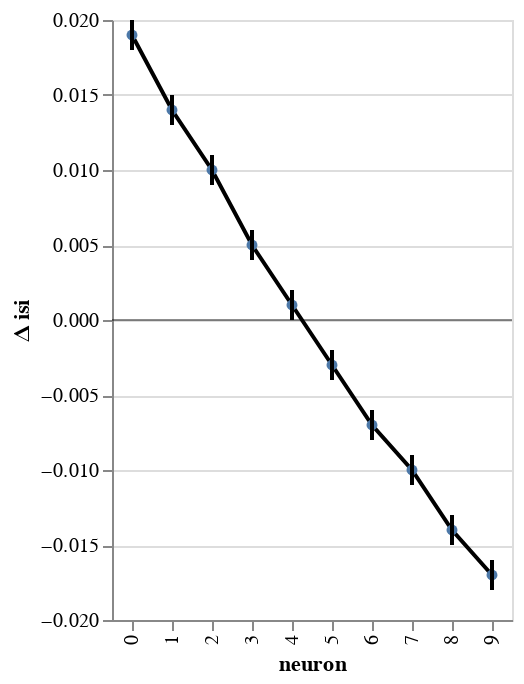

Here is the notebook cell this chart was saved with:
### Code cell
window.plot(x='neuron')

### Figure 1 — Vega-Lite specification as saved in the notebook (floating-point values rounded to 4 significant figures)
{"config": {"view": {"continuousWidth": 400, "continuousHeight": 300}}, "layer": [{"mark": {"type": "line", "clip": true, "color": "black", "fill": null, "point": true}, "encoding": {"x": {"type": "ordinal", "field": "neuron"}, "y": {"type": "quantitative", "axis": {"orient": "left"}, "field": "center interval", "impute": {"value": "value"}}}}, {"mark": {"type": "rule", "color": "black", "opacity": 0.6, "size": 0.1}, "encoding": {"y": {"type": "quantitative", "field": "zero"}}}, {"mark": {"type": "rule", "size": 2}, "encoding": {"x": {"type": "ordinal", "field": "neuron"}, "y": {"type": "quantitative", "axis": {"orient": "left"}, "field": "lower interval", "scale": {"domain": [-0.016, 0.018], "zero": true}, "title": "Δ isi"}, "y2": {"field": "higher interval"}}}], "data": {"name": "data-270c5e249b8a5c6a3ea17d662efab844"}, "$schema": "https://vega.github.io/schema/vega-lite/v4.8.1.json", "datasets": {"data-270c5e249b8a5c6a3ea17d662efab844": [{"neuron": 0, "center interval": 0.019, "Std.Err.": 0.001, "z": 38.48, "p": 0.0, "higher interval": 0.018, "lower interval": 0.02, "zero": 0}, {"neuron": 1, "center interval": 0.014, "Std.Err.": 0.001, "z": 28.59, "p": 0.0, "higher interval": 0.013, "lower interval": 0.015, "zero": 0}, {"neuron": 2, "center interval": 0.01, "Std.Err.": 0.001, "z": 19.59, "p": 0.0, "higher interval": 0.009, "lower interval": 0.011, "zero": 0}, {"neuron": 3, "center interval": 0.005, "Std.Err.": 0.001, "z": 10.24, "p": 0.0, "higher interval": 0.004, "lower interval": 0.006, "zero": 0}, {"neuron": 4, "center interval": 0.001, "Std.Err.": 0.001, "z": 1.349, "p": 0.177, "higher interval": -0.0, "lower interval": 0.002, "zero": 0}, {"neuron": 5, "center interval": -0.003, "Std.Err.": 0.001, "z": -6.823, "p": 0.0, "higher interval": -0.004, "lower interval": -0.002, "zero": 0}, {"neuron": 6, "center interval": -0.007, "Std.Err.": 0.001, "z": -13.85, "p": 0.0, "higher interval": -0.008, "lower interval": -0.006, "zero": 0}, {"neuron": 7, "center interval": -0.01, "Std.Err.": 0.001, "z": -20.81, "p": 0.0, "higher interval": -0.011, "lower interval": -0.009, "zero": 0}, {"neuron": 8, "center interval": -0.014, "Std.Err.": 0.001, "z": -26.99, "p": 0.0, "higher interval": -0.015, "lower interval": -0.013, "zero": 0}, {"neuron": 9, "center interval": -0.017, "Std.Err.": 0.001, "z": -32.86, "p": 0.0, "higher interval": -0.018, "lower interval": -0.016, "zero": 0}]}}
